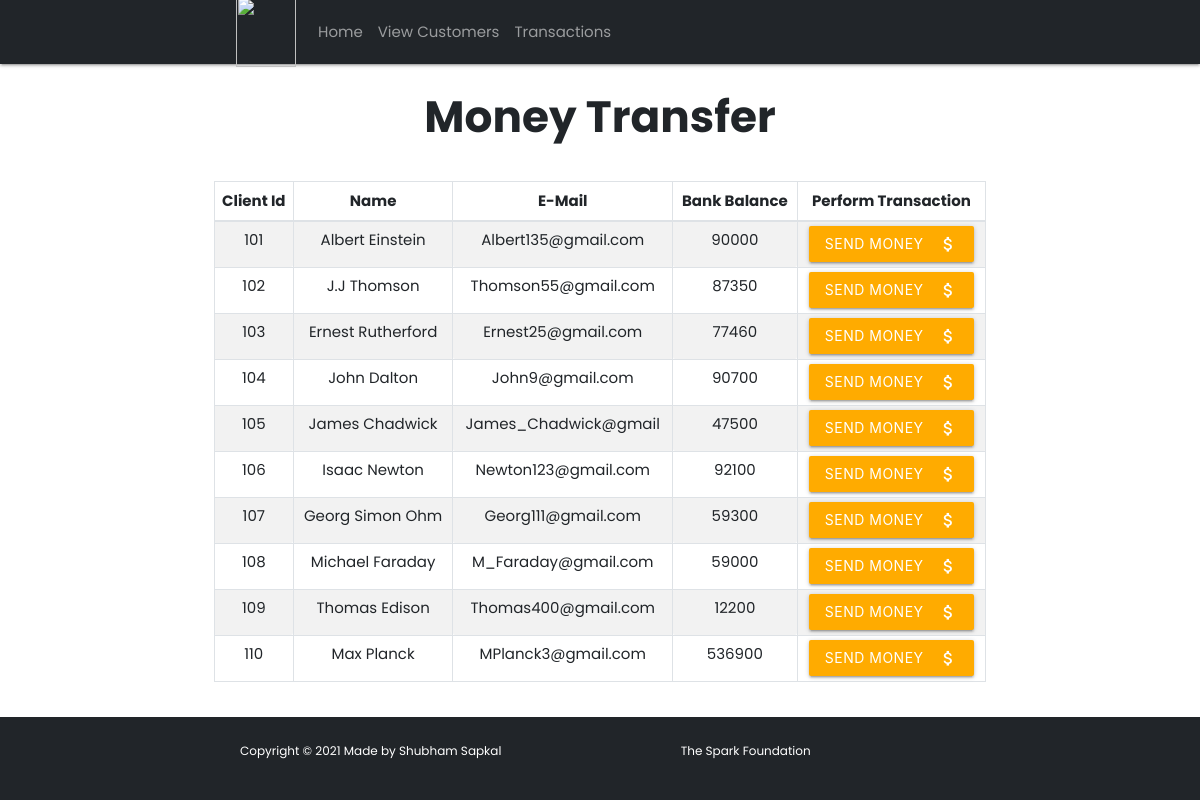
The app's page /transfermoney.php with its own data.
### tables this page shows
CREATE TABLE `customer` (
  `c_id` int(3) NOT NULL,
  `c_name` varchar(20) NOT NULL,
  `c_mail` varchar(20) DEFAULT NULL,
  `c_balance` int(10) NOT NULL
);

### transfermoney.php (the view, shortened to what this page needs)
<!DOCTYPE html>
<html lang="en">
<head>
    <link rel="stylesheet" href="https://maxcdn.bootstrapcdn.com/bootstrap/4.0.0/css/bootstrap.min.css">
    <link rel="stylesheet" href="../css/style.css">
    <link rel="stylesheet" href="https://cdnjs.cloudflare.com/ajax/libs/materialize/1.0.0/css/materialize.min.css">
</head>
<body>
    <?php
    include './connection.php';
    $sql = "SELECT * FROM customer";
    $result = mysqli_query($conn, $sql);
    ?>
    <?php
    include './navbar.php';
    ?>
    <div class="center ">
        <h3><b>Money Transfer</b></h3>
    </div>
    <div class="container">
        <br />
        <div class="row">
            <div class="col">
                <div class="container-fluid table-responsive-sm">
                    <table class="table table-hover table-sm table-striped table-condensed table-bordered">
                        <thead>
                            <tr>
                                <th scope="col" class="text-center py-2">Client Id</th>
                                <th scope="col" class="text-center py-2">Name</th>
                                <th scope="col" class="text-center py-2">E-Mail</th>
                                <th scope="col" class="text-center py-2">Bank Balance</th>
                                <th scope="col" class="text-center py-2">Perform Transaction</th>
                            </tr>
                        </thead>
                        <tbody>
                            <?php
                            if (isset($result)) {
                                while ($rows = mysqli_fetch_assoc($result)) {
                            ?>
                                    <tr>
                                        <td class="center py-2"><?php echo (isset($rows['c_id']) ? $rows['c_id'] : ''); ?></td>
                                        <td class="center py-2"><?php echo (isset($rows['c_name']) ? $rows['c_name'] : ''); ?></td>
                                        <td class="center py-2"><?php echo (isset($rows['c_mail']) ? $rows['c_mail'] : ''); ?></td>
                                        <td class="center py-2"><?php echo (isset($rows['c_balance']) ? $rows['c_balance'] : ''); ?></td>
                                        <td class="center"><a href="userdetails.php?c_id=<?php echo $rows['c_id']; ?>"> <button type="button" class="btn amber accent-4 "> SEND MONEY<i class="material-icons right">attach_money</i></button></a></td>
                                    </tr>
                            <?php
                                }
                            }
                            ?>
                        </tbody>
                    </table>
                </div>
            </div>
        </div>
    </div>
  <footer class="bg-dark py-4 mt-auto">
            <div class="container px-5">
                <div class="row align-items-center justify-content-between flex-column flex-sm-row">
                    <div class="col-auto"><div class="small m-0 text-white">Copyright &copy; 2021 Made by Shubham Sapkal</div></div>
                    <div class="col-auto">
                        <a class="link-light small" href="https://www.thesparksfoundationsingapore.org/">The Spark Foundation</a>
                    </div>
                </div>
            </div>
        </footer>
</body>
</html>

### css/style.css (style rules this page uses)
body { font-family: Poppins; margin: 0; }
.container, .container-fluid, .container-xxl, .container-xl, .container-lg, .container-md, .container-sm { width: 100%; padding-right: var(--bs-gutter-x, 0.75rem); padding-left: var(--bs-gutter-x, 0.75rem); margin-right: auto; margin-left: auto; }
@media (min-width: 576px) { .container-sm, .container { max-width: 540px; } }
@media (min-width: 768px) { .container-md, .container-sm, .container { max-width: 720px; } }
@media (min-width: 992px) { .container-lg, .container-md, .container-sm, .container { max-width: 960px; } }
@media (min-width: 1200px) { .container-xl, .container-lg, .container-md, .container-sm, .container { max-width: 1140px; } }
.bg-dark { background-color: #212529 !important; }
.px-5 { padding-right: 3rem !important; padding-left: 3rem !important; }
.link-light { color: #f8f9fa; }
.m-0 { margin: 0 !important; }
.text-white { color: #fff !important; }
.justify-content-between { justify-content: space-between !important; }
.flex-column { flex-direction: column !important; }
.flex-sm-row { flex-direction: row !important; }
.col-auto { flex: 0 0 auto; width: auto; }
.py-4 { padding-top: 1.5rem !important; padding-bottom: 1.5rem !important; }
.mt-auto { margin-top: auto !important; }

### transfermoney.php (style rules this page uses)
* { font-family: Poppins; }

### navbar.php (style rules this page uses)
a:link { color: white; }

### records on screen
customer: c_id "101", c_name "Albert Einstein", c_mail "Albert135@gmail.com", c_balance "90000"
customer: c_id "102", c_name "J.J Thomson", c_mail "Thomson55@gmail.com", c_balance "87350"
customer: c_id "103", c_name "Ernest Rutherford", c_mail "Ernest25@gmail.com", c_balance "77460"
customer: c_id "104", c_name "John Dalton", c_mail "John9@gmail.com", c_balance "90700"
customer: c_id "105", c_name "James Chadwick", c_mail "James_Chadwick@gmail", c_balance "47500"
customer: c_id "106", c_name "Isaac Newton", c_mail "Newton123@gmail.com", c_balance "92100"
customer: c_id "107", c_name "Georg Simon Ohm", c_mail "Georg111@gmail.com", c_balance "59300"
customer: c_id "108", c_name "Michael Faraday", c_mail "M_Faraday@gmail.com", c_balance "59000"
customer: c_id "109", c_name "Thomas Edison", c_mail "Thomas400@gmail.com", c_balance "12200"
customer: c_id "110", c_name "Max Planck", c_mail "MPlanck3@gmail.com", c_balance "536900"
